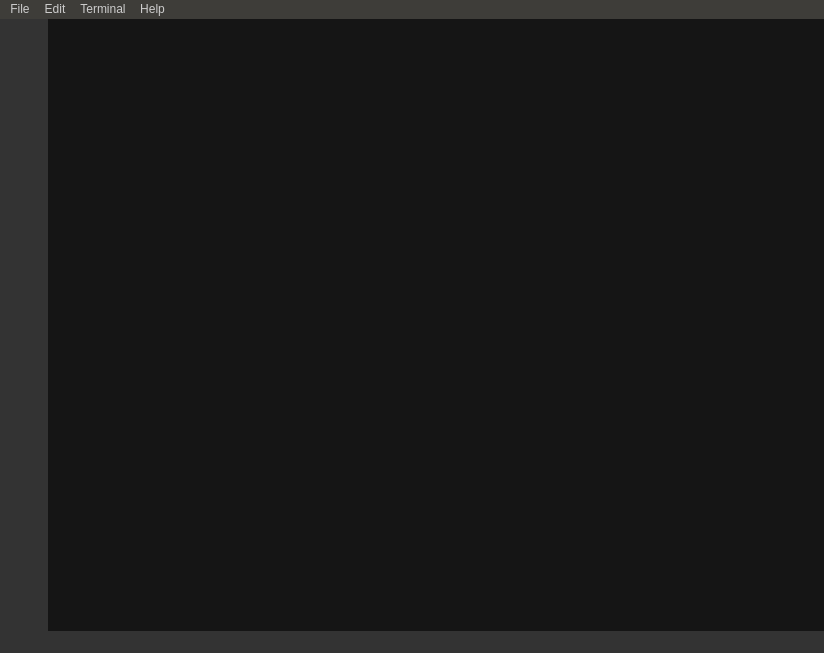
<?xml version="1.0" encoding="UTF-8"?>
<ui version="4.0">
 <class>MainWindow</class>
 <widget class="QMainWindow" name="MainWindow">
  <property name="geometry">
   <rect>
    <x>0</x>
    <y>0</y>
    <width>824</width>
    <height>653</height>
   </rect>
  </property>
  <property name="windowTitle">
   <string>MainWindow</string>
  </property>
  <property name="styleSheet">
   <string notr="true">background-color: rgb(51, 51, 51);</string>
  </property>
  <widget class="QWidget" name="centralwidget">
   <layout class="QGridLayout" name="gridLayout">
    <property name="leftMargin">
     <number>0</number>
    </property>
    <property name="topMargin">
     <number>0</number>
    </property>
    <property name="rightMargin">
     <number>0</number>
    </property>
    <property name="bottomMargin">
     <number>0</number>
    </property>
    <property name="spacing">
     <number>0</number>
    </property>
    <item row="0" column="0">
     <widget class="QWidget" name="toolbar" native="true">
      <property name="sizePolicy">
       <sizepolicy hsizetype="Fixed" vsizetype="Expanding">
        <horstretch>0</horstretch>
        <verstretch>0</verstretch>
       </sizepolicy>
      </property>
      <property name="styleSheet">
       <string notr="true">background-color: rgb(51, 51, 51);</string>
      </property>
      <layout class="QVBoxLayout" name="toolbar_layout">
       <property name="spacing">
        <number>0</number>
       </property>
       <property name="leftMargin">
        <number>0</number>
       </property>
       <property name="topMargin">
        <number>0</number>
       </property>
       <property name="rightMargin">
        <number>0</number>
       </property>
       <property name="bottomMargin">
        <number>0</number>
       </property>
       <item>
        <widget class="QToolButton" name="robot_menu_btn">
         <property name="sizePolicy">
          <sizepolicy hsizetype="Fixed" vsizetype="Fixed">
           <horstretch>0</horstretch>
           <verstretch>0</verstretch>
          </sizepolicy>
         </property>
         <property name="minimumSize">
          <size>
           <width>48</width>
           <height>48</height>
          </size>
         </property>
         <property name="styleSheet">
          <string notr="true">/* 上边框宽度0像素、突出显示、颜色为透明 */
QToolButton{   
	border-top: 0px outset transparent;       
	border-bottom: 0px outset transparent;
	border-right: 0px outset transparent;
	border-left: 0px outset transparent;
}

/* 鼠标悬停 */
QToolButton:hover{
	background-color: #151515;	
}

/* 点击和按下 */
QToolButton:pressed,QToolButton:checked{
	border-left: 3px outset rgb(93, 95, 97);  /* 左边框宽度3像素、突出显示、颜色为深灰 */
	background-color:#151515;	
}

QPushButton:default {
    border-color: navy; /* make the default button prominent */
}
</string>
         </property>
         <property name="text">
          <string/>
         </property>
         <property name="icon">
          <iconset>
           <normaloff>:/imgs/robot.png</normaloff>:/imgs/robot.png</iconset>
         </property>
         <property name="iconSize">
          <size>
           <width>35</width>
           <height>35</height>
          </size>
         </property>
        </widget>
       </item>
       <item>
        <widget class="QToolButton" name="list_robot_btn">
         <property name="sizePolicy">
          <sizepolicy hsizetype="Fixed" vsizetype="Fixed">
           <horstretch>0</horstretch>
           <verstretch>0</verstretch>
          </sizepolicy>
         </property>
         <property name="minimumSize">
          <size>
           <width>48</width>
           <height>24</height>
          </size>
         </property>
         <property name="styleSheet">
          <string notr="true">/* 上边框宽度0像素、突出显示、颜色为透明 */
QToolButton{   
	border-top: 0px outset transparent;       
	border-bottom: 0px outset transparent;
	border-right: 0px outset transparent;
	border-left: 0px outset transparent;
}

/* 鼠标悬停 */
QToolButton:hover{
	background-color: #151515;	
}

/* 点击和按下 */
QToolButton:pressed,QToolButton:checked{
	border-left: 3px outset rgb(93, 95, 97);  /* 左边框宽度3像素、突出显示、颜色为深灰 */
	background-color:#151515;	
}

QPushButton:default {
    border-color: navy; /* make the default button prominent */
}
</string>
         </property>
         <property name="text">
          <string/>
         </property>
         <property name="icon">
          <iconset>
           <normaloff>:/imgs/down.png</normaloff>:/imgs/down.png</iconset>
         </property>
         <property name="iconSize">
          <size>
           <width>35</width>
           <height>24</height>
          </size>
         </property>
        </widget>
       </item>
       <item>
        <spacer name="verticalSpacer">
         <property name="orientation">
          <enum>Qt::Vertical</enum>
         </property>
         <property name="sizeHint" stdset="0">
          <size>
           <width>20</width>
           <height>409</height>
          </size>
         </property>
        </spacer>
       </item>
       <item>
        <widget class="QToolButton" name="toolButton_4">
         <property name="sizePolicy">
          <sizepolicy hsizetype="Fixed" vsizetype="Fixed">
           <horstretch>0</horstretch>
           <verstretch>0</verstretch>
          </sizepolicy>
         </property>
         <property name="minimumSize">
          <size>
           <width>48</width>
           <height>48</height>
          </size>
         </property>
         <property name="styleSheet">
          <string notr="true">/* 上边框宽度0像素、突出显示、颜色为透明 */
QToolButton{   
	border-top: 0px outset transparent;       
	border-bottom: 0px outset transparent;
	border-right: 0px outset transparent;
	border-left: 0px outset transparent;
}

/* 鼠标悬停 */
QToolButton:hover{
	background-color: #151515;	
}

/* 点击和按下 */
QToolButton:pressed,QToolButton:checked{
	border-left: 3px outset rgb(93, 95, 97);  /* 左边框宽度3像素、突出显示、颜色为深灰 */
	background-color:#151515;	
}

QPushButton:default {
    border-color: navy; /* make the default button prominent */
}
</string>
         </property>
         <property name="text">
          <string/>
         </property>
         <property name="icon">
          <iconset>
           <normaloff>:/imgs/search.png</normaloff>:/imgs/search.png</iconset>
         </property>
         <property name="iconSize">
          <size>
           <width>35</width>
           <height>35</height>
          </size>
         </property>
        </widget>
       </item>
       <item>
        <widget class="QToolButton" name="toolButton">
         <property name="sizePolicy">
          <sizepolicy hsizetype="Fixed" vsizetype="Fixed">
           <horstretch>0</horstretch>
           <verstretch>0</verstretch>
          </sizepolicy>
         </property>
         <property name="minimumSize">
          <size>
           <width>48</width>
           <height>48</height>
          </size>
         </property>
         <property name="autoFillBackground">
          <bool>false</bool>
         </property>
         <property name="styleSheet">
          <string notr="true">/* 上边框宽度0像素、突出显示、颜色为透明 */
QToolButton{   
	border-top: 0px outset transparent;       
	border-bottom: 0px outset transparent;
	border-right: 0px outset transparent;
	border-left: 0px outset transparent;
}

/* 鼠标悬停 */
QToolButton:hover{
	background-color: #151515;	
}

/* 点击和按下 */
QToolButton:pressed,QToolButton:checked{
	border-left: 3px outset rgb(93, 95, 97);  /* 左边框宽度3像素、突出显示、颜色为深灰 */
	background-color:#151515;	
}

QPushButton:default {
    border-color: navy; /* make the default button prominent */
}
</string>
         </property>
         <property name="text">
          <string/>
         </property>
         <property name="icon">
          <iconset>
           <normaloff>:/imgs/user.png</normaloff>:/imgs/user.png</iconset>
         </property>
         <property name="iconSize">
          <size>
           <width>30</width>
           <height>30</height>
          </size>
         </property>
        </widget>
       </item>
       <item>
        <widget class="QToolButton" name="toolButton_3">
         <property name="sizePolicy">
          <sizepolicy hsizetype="Fixed" vsizetype="Fixed">
           <horstretch>0</horstretch>
           <verstretch>0</verstretch>
          </sizepolicy>
         </property>
         <property name="minimumSize">
          <size>
           <width>48</width>
           <height>48</height>
          </size>
         </property>
         <property name="styleSheet">
          <string notr="true">/* 上边框宽度0像素、突出显示、颜色为透明 */
QToolButton{   
	border-top: 0px outset transparent;       
	border-bottom: 0px outset transparent;
	border-right: 0px outset transparent;
	border-left: 0px outset transparent;
}

/* 鼠标悬停 */
QToolButton:hover{
	background-color: #151515;	
}

/* 点击和按下 */
QToolButton:pressed,QToolButton:checked{
	border-left: 3px outset rgb(93, 95, 97);  /* 左边框宽度3像素、突出显示、颜色为深灰 */
	background-color:#151515;	
}

QPushButton:default {
    border-color: navy; /* make the default button prominent */
}
</string>
         </property>
         <property name="text">
          <string/>
         </property>
         <property name="icon">
          <iconset>
           <normaloff>:/imgs/setup.png</normaloff>:/imgs/setup.png</iconset>
         </property>
         <property name="iconSize">
          <size>
           <width>38</width>
           <height>38</height>
          </size>
         </property>
        </widget>
       </item>
      </layout>
     </widget>
    </item>
    <item row="0" column="1">
     <layout class="QVBoxLayout" name="verticalLayout_2">
      <property name="spacing">
       <number>0</number>
      </property>
      <item>
       <layout class="QHBoxLayout" name="user_hlayout">
        <property name="spacing">
         <number>0</number>
        </property>
        <item>
         <widget class="QStackedWidget" name="action_stackedwidget">
          <property name="sizePolicy">
           <sizepolicy hsizetype="Expanding" vsizetype="Expanding">
            <horstretch>0</horstretch>
            <verstretch>0</verstretch>
           </sizepolicy>
          </property>
          <property name="minimumSize">
           <size>
            <width>300</width>
            <height>0</height>
           </size>
          </property>
          <property name="styleSheet">
           <string notr="true">background-color: rgb(21, 21, 21);</string>
          </property>
          <widget class="QWidget" name="map_page"/>
         </widget>
        </item>
        <item>
         <widget class="QStackedWidget" name="tool_stackedwidget">
          <property name="sizePolicy">
           <sizepolicy hsizetype="Fixed" vsizetype="Expanding">
            <horstretch>0</horstretch>
            <verstretch>0</verstretch>
           </sizepolicy>
          </property>
          <property name="minimumSize">
           <size>
            <width>300</width>
            <height>0</height>
           </size>
          </property>
          <property name="maximumSize">
           <size>
            <width>300</width>
            <height>16777215</height>
           </size>
          </property>
          <property name="styleSheet">
           <string notr="true">background-color: rgb(21, 21, 21);</string>
          </property>
          <widget class="QWidget" name="map_page_2"/>
         </widget>
        </item>
       </layout>
      </item>
      <item>
       <widget class="QStackedWidget" name="terminal_stackedwidget">
        <property name="sizePolicy">
         <sizepolicy hsizetype="Expanding" vsizetype="Fixed">
          <horstretch>0</horstretch>
          <verstretch>0</verstretch>
         </sizepolicy>
        </property>
        <property name="minimumSize">
         <size>
          <width>0</width>
          <height>200</height>
         </size>
        </property>
        <property name="styleSheet">
         <string notr="true">background-color: rgb(21, 21, 21);</string>
        </property>
        <widget class="QWidget" name="map_page_3"/>
       </widget>
      </item>
     </layout>
    </item>
   </layout>
  </widget>
  <widget class="QStatusBar" name="statusbar"/>
  <widget class="QMenuBar" name="menubar">
   <property name="geometry">
    <rect>
     <x>0</x>
     <y>0</y>
     <width>824</width>
     <height>27</height>
    </rect>
   </property>
   <property name="styleSheet">
    <string notr="true">background-color: rgb(62, 61, 57);
color: rgb(204, 204, 204);


</string>
   </property>
   <widget class="QMenu" name="menuFile">
    <property name="styleSheet">
     <string notr="true"/>
    </property>
    <property name="title">
     <string>File</string>
    </property>
   </widget>
   <widget class="QMenu" name="menuEdit">
    <property name="title">
     <string>Edit</string>
    </property>
   </widget>
   <widget class="QMenu" name="menuTerminal">
    <property name="title">
     <string>Terminal</string>
    </property>
    <addaction name="new_terminal"/>
   </widget>
   <widget class="QMenu" name="menuHelp">
    <property name="title">
     <string>Help</string>
    </property>
   </widget>
   <addaction name="menuFile"/>
   <addaction name="menuEdit"/>
   <addaction name="menuTerminal"/>
   <addaction name="menuHelp"/>
  </widget>
  <action name="new_terminal">
   <property name="text">
    <string>new terminal</string>
   </property>
  </action>
 </widget>
 <resources>
  <include location="res.qrc"/>
 </resources>
 <connections/>
</ui>
